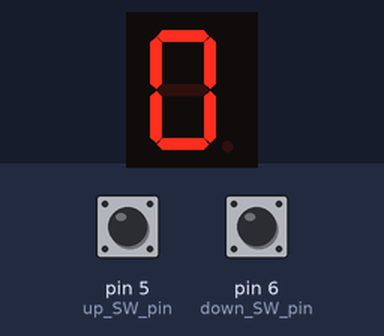
Simulated run of this sketch. Board: Arduino Uno, built with avr-gcc and run on an emulated ATmega328P. Shown: 1-digit seven-segment display. Wiring (inferred from the names in the program): 1-digit 7-segment display, segments lit when HIGH: segments pin 13, pin 12, pin 11, pin 10, pin 9, pin 8, pin 7. Inputs (shaded band) come from the test bench; at power-on: pin 5 (up_SW_pin) HIGH, pin 6 (down_SW_pin) HIGH. The segment pins are drawn as the display they are named for.

Above: at 1.2 s.
1.3 s: pin 5 (up_SW_pin) pulled LOW for 1 s
At 3.3 s:
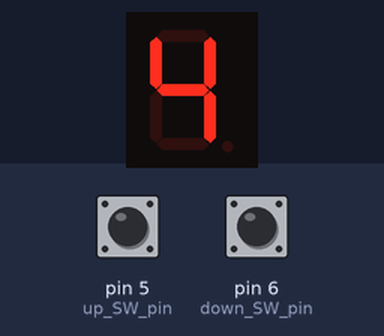
3.8 s: pin 5 (up_SW_pin) pulled LOW for 0.15 s
At 4.5 s:
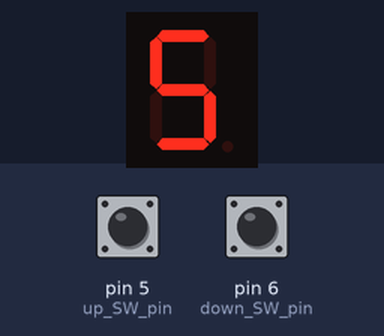
5.6 s: pin 6 (down_SW_pin) pulled LOW for 3.2 s
At 6.35 s:
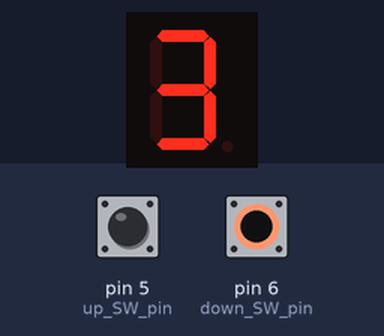
Timing chart, 0 to 8.6 s (numbered marks = the images above; inputs shaded):
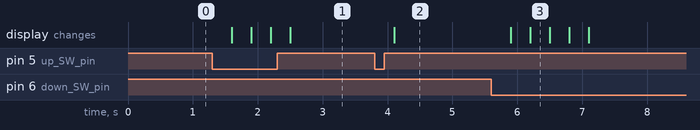

The sketch:

HW.ino
```cpp
/*
버튼 2개를 통해서 세그먼트에 번호 출력하는 회로
최대 9
*/
// A=13, B=12, C=11, D=10, E=9, F=8, G=7
const int seg_pin[] = {13, 12, 11, 10, 9, 8 , 7}; //segmet 할당
const int down_SW_pin = 6;
const int up_SW_pin = 5;

const String seg_num[]={
  "1111110",
  "0110000",
  "1101101",
  "1111001",
  "0110011",
  "1011011",
  "1011111",
  "1110010",
  "1111111",
  "1111011"
};
int cur_num = 0;

// A~G 따라서 7개
// 1 = B,C
// 2 = ABDEG


void setup()
{
  for(int i=0; i<7; i++)
  {
    pinMode(seg_pin[i],OUTPUT);
  }
  pinMode(down_SW_pin, INPUT);
  pinMode(up_SW_pin, INPUT);
}


void loop()
{

  String seg_display = seg_num[cur_num];  // 현재 숫자 표시

  for(int i=0; i<7; i++)
  {
    digitalWrite(seg_pin[i],seg_display[i]-'0');  // char에서 int
  }
  int down_SW = digitalRead(down_SW_pin);
  int up_SW = digitalRead(up_SW_pin);

  // 풀업저항 사용 따라서 누르면 0
  if(down_SW == 0)
  {
    if(cur_num>0){cur_num--;}
    delay(300);   //무한 입력 방지
  }
  if(up_SW == 0)
  {
    if(cur_num<9){cur_num++;}
    delay(300);   //무한 입력 방지
  }

}
```

Measured:
- after the input at 1.3 s, the display: first changes after 0.30 s (image 1 shows a later state)
- after the input at 3.8 s, the display: changes after 0.30 s (image 2)
- after the input at 5.6 s, the display: first changes after 0.30 s (image 3 shows a later state)
